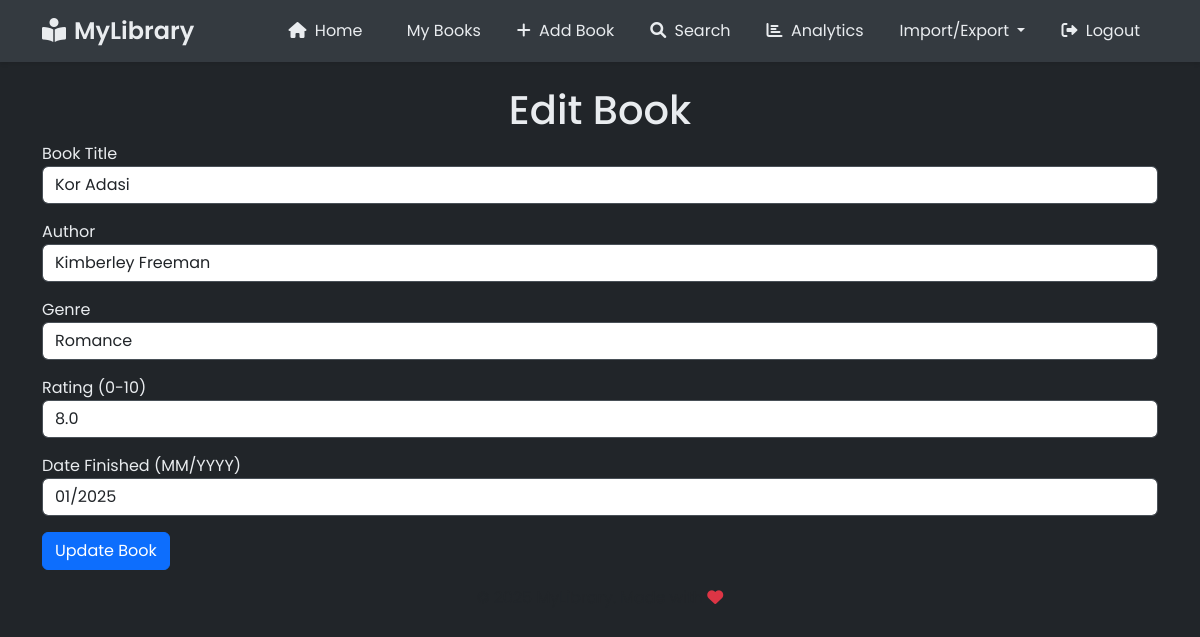
/edit_book/10 (signed in), run on the app's committed database.
### main.py (models this page shows)
class Book(db.Model):
    id = db.Column(db.Integer, primary_key=True)
    title = db.Column(db.String(150), nullable=False)
    author = db.Column(db.String(150), nullable=False)
    genre = db.Column(db.String(150), nullable=False)
    notes = db.Column(db.Text, nullable=True)
    date_book_finished = db.Column(db.String(150), nullable=True)
    cover_image = db.Column(db.String(255), nullable=True)
    rating = db.Column(db.Float, nullable=True)
    description = db.Column(db.Text, nullable=True)
    category = db.Column(db.String(50), default='mylibrary')
    user_id = db.Column(db.Integer, db.ForeignKey('user.id'), nullable=False)
    shelf_id = db.Column(db.Integer, db.ForeignKey('shelf.id'), nullable=True)

### main.py (the view, shortened to what this page needs)
@app.route("/edit_book/<int:book_id>", methods=["GET", "POST"])
@login_required
def edit_book(book_id):
    book = Book.query.get(book_id)
    return render_template("edit_book.html", book=book, genres=GENRES)

### main.py (called while the page is built)
@login_manager.user_loader
def load_user(user_id):
    return User.query.get(int(user_id))

### templates/edit_book.html (shortened to what this page needs)
{% extends "base.html" %}
{% block content %}
<div class="container mt-4">
    <h1 class="text-center">Edit Book</h1>
    <form method="POST" action="{{ url_for('edit_book', book_id=book.id) }}">
        <div class="form-group">
            <label for="title">Book Title</label>
            <input type="text" name="title" class="form-control mb-2" id="title" placeholder="Book Title" value="{{ book.title }}" required>
        </div>
        <div class="form-group">
            <label for="author">Author</label>
            <input type="text" name="author" class="form-control mb-2" id="author" placeholder="Author" value="{{ book.author }}" required>
        </div>
        <div class="form-group">
            <label for="genre">Genre</label>
            <select name="genre" class="form-control mb-2" id="genre" required>
                <optgroup label="Most Common Genres">
                    {% for genre in genres[:10] %}
                        <option value="{{ genre }}" {% if genre == book.genre %}selected{% endif %}>{{ genre }}</option>
                    {% endfor %}
                </optgroup>
            </select>
        </div>
        <div class="form-group">
            <label for="rating">Rating (0-10)</label>
            <input type="text" name="rating" class="form-control mb-2" id="rating" placeholder="Rating (0-10)" value="{{ book.rating if book.rating is not none else '' }}">
        </div>
        <div class="form-group">
            <label for="date_book_finished">Date Finished (MM/YYYY)</label>
            <input type="text"
                   name="date_book_finished"
                   class="form-control mb-2"
                   id="date_book_finished"
                   placeholder="MM/YYYY"
                   pattern="(0[1-9]|1[0-2])\/[0-9]{4}"
                   title="Please enter date in MM/YYYY format (e.g., 03/2024)"
                   value="{{ book.date_book_finished if book.date_book_finished }}">
        </div>
        <button type="submit" class="btn btn-primary">Update Book</button>
    </form>
</div>
{% endblock %}

### static/css/style.css (style rules this page uses)
body { font-family: 'Poppins', sans-serif; background-color: #212529; color: #e9ecef; min-height: 100vh; }
.form-control { border: 1px solid #495057; }
.btn { transition: all 0.2s; }
select.form-control { position: relative; z-index: 1000; }
.form-group { position: relative; margin-bottom: 1rem; }
optgroup { font-weight: bold; color: #6c757d; }
optgroup option { font-weight: normal; padding-left: 15px; }

### data on the page
Book: title "Kor Adasi", author "Kimberley Freeman", genre "Romance", rating "8.0", date_book_finished "01/2025"
